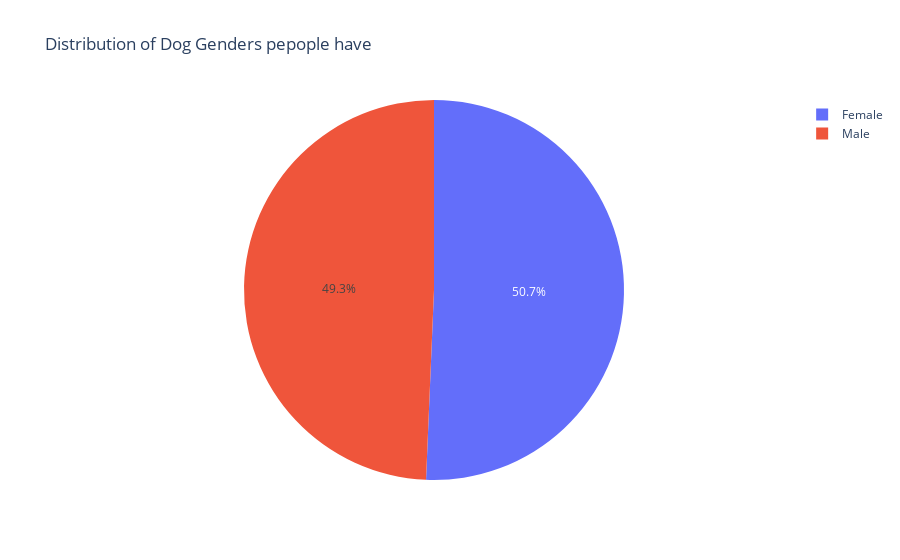

This figure's notebook cell:
### Code cell
fig=px.pie(names=df["Gender"].value_counts().index,values=df["Gender"].value_counts(),title="Distribution of Dog Genders pepople have")
fig.show()

### Figure 1 — Plotly figure (JSON) as saved in the notebook; plotly's stock layout.template omitted (floating-point values rounded to 4 significant figures)
{"data": [{"domain": {"x": [0, 1], "y": [0, 1]}, "hovertemplate": "label=%{label}<br>value=%{value}<extra></extra>", "labels": ["Female", "Male"], "legendgroup": "", "name": "", "showlegend": true, "type": "pie", "values": [1520, 1480]}], "layout": {"legend": {"tracegroupgap": 0}, "title": {"text": "Distribution of Dog Genders pepople have"}}}
